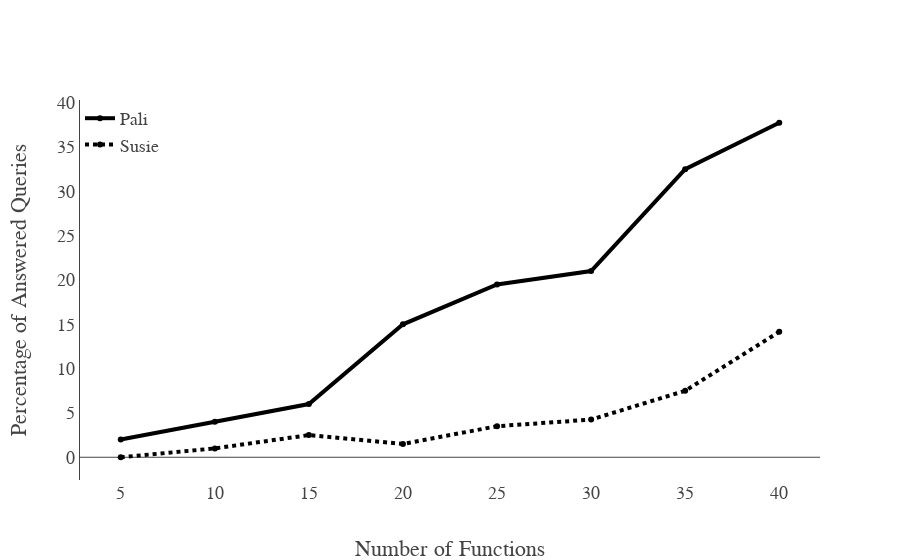

Notebook code for this chart:
### Code cell
layout = Layout(
  #  title='Comparisation Performance With Rule Order Optimization',
    font=dict(family='Latin Modern Math', size=6*3),
    xaxis=dict(
        title='Number of Functions',
        autorange=True,
        showgrid=False,
        zeroline=False,
        showline=False,
        autotick=True,
        ticks='',
        showticklabels=True
    ),
    yaxis=dict(
        title='Percentage of Answered Queries',
        autorange=True,
        showgrid=False,
        zeroline=True,
        showline=True,
        autotick=True,
        ticks='',
        showticklabels=True
    ),
    legend=dict(x=0, y=1)
)
fig = Figure(data=data, layout=layout)
iplot(fig)

### Figure 1 — Plotly figure (JSON) as saved in the notebook; plotly's stock layout.template omitted (floating-point values rounded to 4 significant figures)
{"data": [{"line": {"color": "rgb(0, 0, 0)", "width": 4}, "name": "Pali", "type": "scatter", "x": [5, 10, 15, 20, 25, 30, 35, 40], "y": [2, 4, 6, 15, 19.5, 21, 32.5, 37.74]}, {"line": {"color": "rgb(0, 0, 0)", "dash": "dot", "width": 4}, "name": "Susie", "type": "scatter", "x": [5, 10, 15, 20, 25, 30, 35, 40], "y": [0, 1, 2.5, 1.5, 3.5, 4.25, 7.5, 14.15]}], "layout": {"font": {"family": "Latin Modern Math", "size": 18}, "legend": {"x": 0, "y": 1}, "xaxis": {"autorange": true, "autotick": true, "showgrid": false, "showline": false, "showticklabels": true, "ticks": "", "title": "Number of Functions", "zeroline": false}, "yaxis": {"autorange": true, "autotick": true, "showgrid": false, "showline": true, "showticklabels": true, "ticks": "", "title": "Percentage of Answered Queries", "zeroline": true}}}
